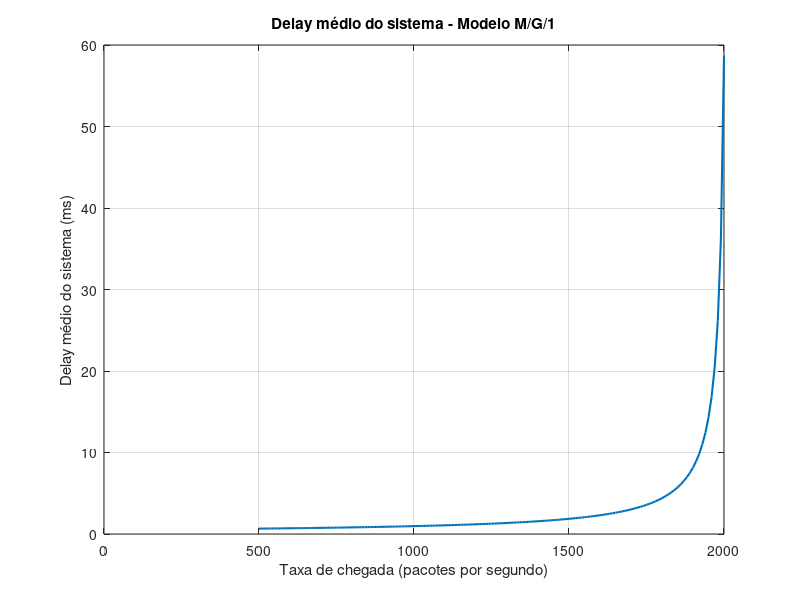

MATLAB code for this plot:
% considera uma ligação ideal
% ponto a ponto (i.e com ber de 0) de um router para outro router com
% capacidade C Mbps para comunicaçãoes ip
% há uma fila muito grande no
% port output da ligação, a
% ligação tem um delay de propagação de 10 micro segundos

% a ligação suporta um fluxo de pacotes ip cujos tamanhos estão entre 64 e
% 1518 bytes com as probabilidades sendo 19% para 64bytes, 23% 110 bytes,
% 17% para 1518 bytes e uma probabilidade igual para todos os outros
% valores. as chegadas dos
% pacotes de ip são um processo de poisson com uma frequencia x pps

% Considera que x = 1500 pps (pacotes por segundo) e C = 10 Mbps

% 5.a
% determina o tamanho medio de um pacote em bytes e o tempo de transmissão
% medio de um pacote em milisegundos

x = 1500;          % pacotes por segundo
C = 10e6;          % capacidade da ligação, em bits por segundo

tamanhos = 64:1518;
probabilidades = ones(size(tamanhos)) * (1 - 0.19 - 0.23 - 0.17) / (numel(tamanhos) - 3);

probabilidades(tamanhos == 64) = 0.19;
probabilidades(tamanhos == 110) = 0.23;
probabilidades(tamanhos == 1518) = 0.17;

tamanho_medio = sum(tamanhos .* probabilidades);
tempo_transmissao_medio = tamanho_medio * 8 / C;
tempo_transmissao_medio_ms = tempo_transmissao_medio * 1e3;
fprintf('Tempo de transmissao medio: %.2f milissegundos\n', ...
    tempo_transmissao_medio_ms);
fprintf('Tamanho medio do pacote: %.2f bytes\n', tamanho_medio);

% 5.b
% determina o throughput em Mbps da ligação

throughput_Mbps = min(x * tamanho_medio * 8 / 1e6, C / 1e6);
fprintf('Throughput da ligacao: %.2f Mbps\n', throughput_Mbps);

% 5.c
% determina a capacidade da ligação em pacotes por segundo

capacidade_pps = C / (tamanho_medio * 8);
fprintf('Capacidade da ligacao: %.2f pacotes por segundo\n', capacidade_pps);

% 5.d 
% determine o queuing delay medio de um pacote e o packet system delay
% medio do fluxo IP (o system delay é o queuing delay + tempo de 
% transmissão + delay de propagação)
% usando o queuing model M/G/1

rho = x / capacidade_pps;
variancia_tamanho = sum((tamanhos - tamanho_medio).^2 .* probabilidades);
segundo_momento_servico = (variancia_tamanho + tamanho_medio^2) * (8 / C)^2;
queuing_delay_ms = (x * segundo_momento_servico / (2 * (1 - rho))) * 1e3;
system_delay_ms = queuing_delay_ms + tempo_transmissao_medio_ms + 0.01;
fprintf('Queuing delay medio: %.4f ms\nSystem delay medio: %.4f ms\n', ...
    queuing_delay_ms, system_delay_ms);

% 5.e
% igual à alínea anterior mas com o modelo M/M/1

tempo_servico_exponencial = tempo_transmissao_medio;
queuing_delay_mm1_ms = (rho * tempo_servico_exponencial / (1 - rho)) * 1e3;
system_delay_mm1_ms = queuing_delay_mm1_ms + tempo_transmissao_medio_ms + 0.01;
fprintf('Queuing delay M/M/1: %.4f ms\nSystem delay M/M/1: %.4f ms\n', ...
    queuing_delay_mm1_ms, system_delay_mm1_ms);

% 5.f
% usando o modelo M/M/1 determina a probabilidade da ocupação da queue ser
% maior que P pacotes para P = 10, 20 e 30

P = [10 20 30];
probabilidade_queue_maior = rho .^ (P + 2);

fprintf('Probabilidade da ocupacao da queue ser maior que %d pacotes: %.3f%%\n', ...
    [P; 100 * probabilidade_queue_maior]);

% 5.g 
% desenha um grafico com a média do delay de sistema usando o modelo M/G/1
% (de 10 em 10 milisegundos)
% em função da arrival rate dos pacotes desde 500pps até 2000pps.

taxas = 500:10:2000;
rho_taxas = taxas / capacidade_pps;
queuing_delay_taxas_ms = ...
    (taxas * segundo_momento_servico ./ (2 * (1 - rho_taxas))) * 1e3;
system_delay_taxas_ms = queuing_delay_taxas_ms + ...
    tempo_transmissao_medio_ms + 0.01;

figure;
plot(taxas, system_delay_taxas_ms, 'LineWidth', 1.5);
grid on;
xlabel('Taxa de chegada (pacotes por segundo)');
ylabel('Delay médio do sistema (ms)');
title('Delay médio do sistema - Modelo M/G/1');
